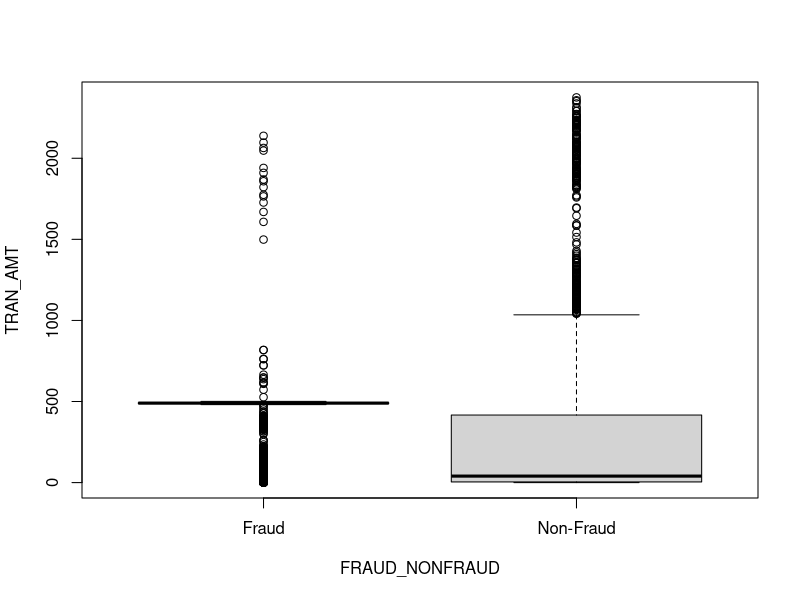
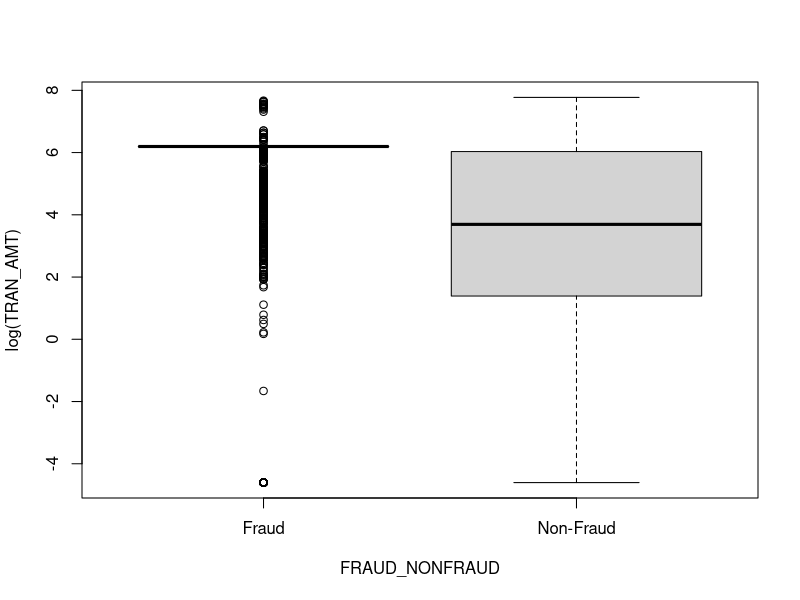
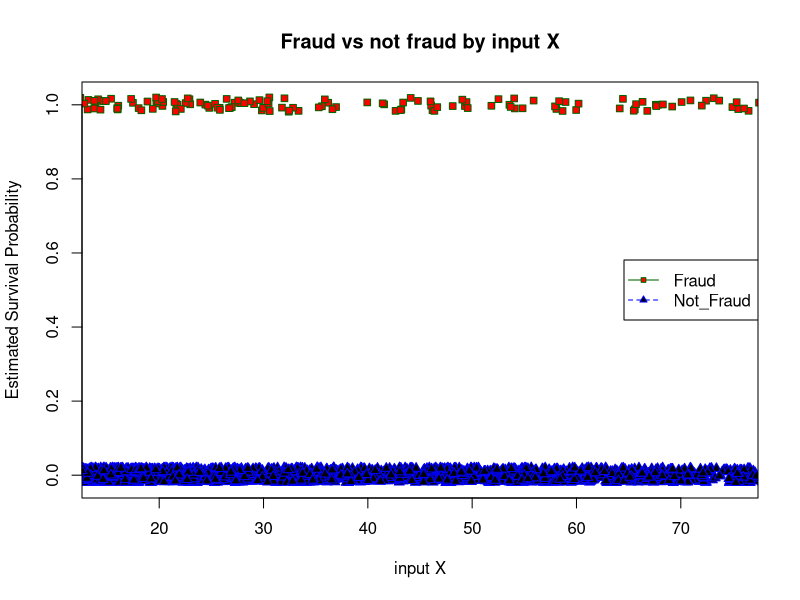
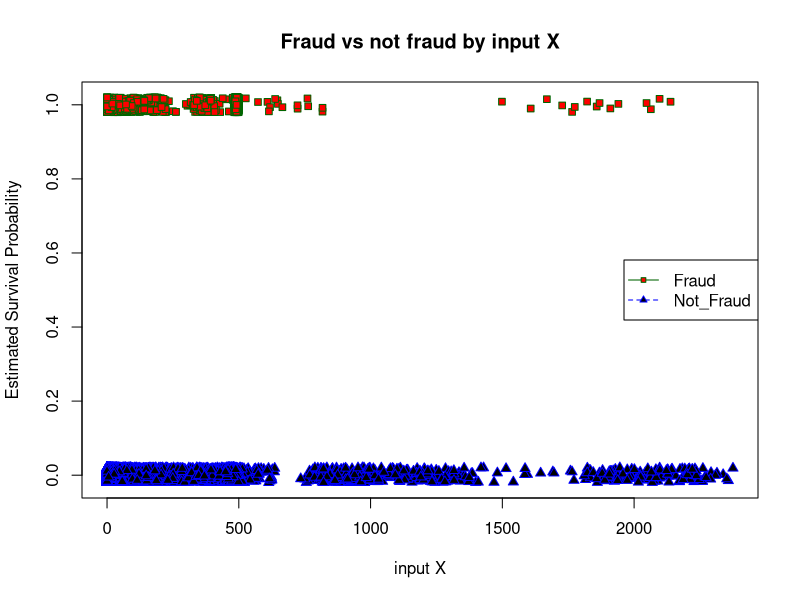
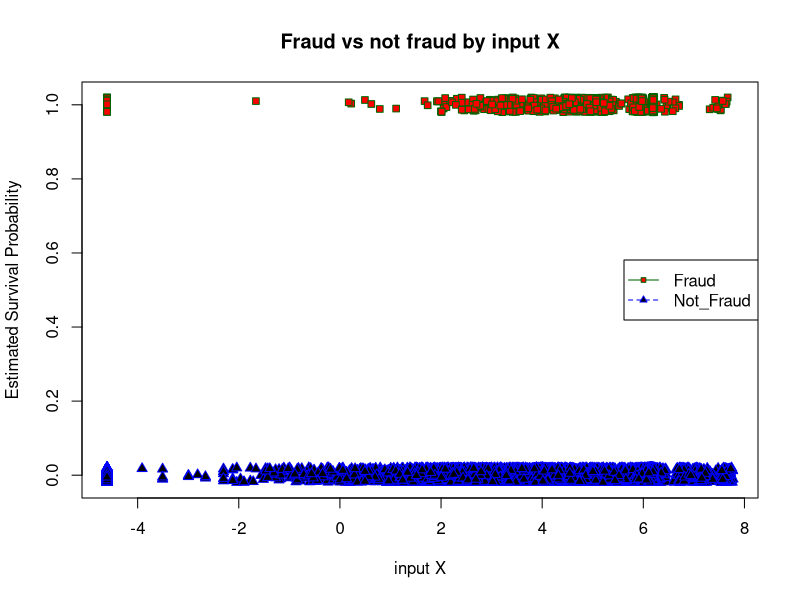
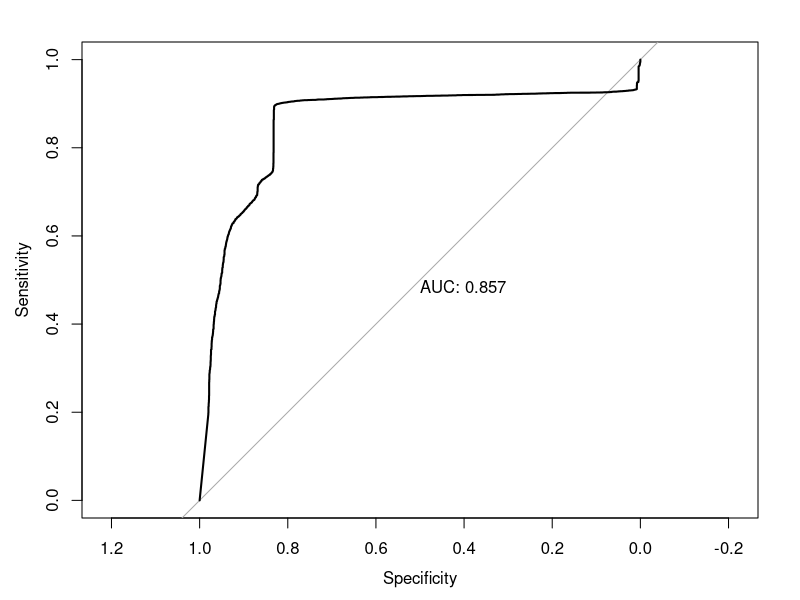

Write the R code that produced these figures, in order.
setwd("~/R_scripts/Logistic Regression")

train = read.csv("training.csv", header = TRUE)
test = read.csv("testing.csv", header = TRUE)

head(train)
head(test)
attach(train)

#Lets explore a single variable ... the rest is for you!

boxplot(TRAN_AMT~FRAUD_NONFRAUD)#This seems like a good indicator of fraud!
#Perhaps you can explain why to me

#Would a transform help?
boxplot(log(TRAN_AMT)~FRAUD_NONFRAUD)
#Maybe? he just said to run the model and see. Transformations are possible because this is skewed

# we don't care about date time variables for this project
# did a mean thing

## GRAPHICAL DISPLAY FOR PRESENTATION 
# all this is kind of a pain in the ass so he gave us the easier way below
myPointCode <- ifelse(FRAUD_NONFRAUD=="Fraud",22,24)
myPointColor <- ifelse(FRAUD_NONFRAUD=="Fraud","red","black")
myLineColor <- ifelse(FRAUD_NONFRAUD=="Fraud","dark green","blue")
survivalIndicator <- ifelse(FRAUD_NONFRAUD=="Fraud",1,0)
jFactor <- 0.1
plot(jitter(survivalIndicator,jFactor) ~ jitter(TRAN_AMT, jFactor),
     ylab="Estimated Survival Probability", xlab="input X",
     main=c("Fraud vs not fraud by input X"), xlim=c(15,75),   
     pch=myPointCode, bg=myPointColor, col=myLineColor, cex=1, lwd=1)

legend("right",legend=c("Fraud","Not_Fraud"), pch=c(22,24),
       pt.bg = c("red","black"), pt.cex=c(.7,.7), lty=c(1,2), lwd=c(1,1),
       col=c("dark green","blue"), )


sample_function = function(x,y){
  print('This is a sample function it executes the same code here everytime!')
  print('This function returns the addition of x and y that you input')
  return(x+y)
}
sample_function(2,3)

# made a function for us so we didn't have to run all the code
# he doesn't think this will be super useful for this project but maybe for other
# datasets that are so large or are betterly separated
graph_function = function(x){
  
  myPointCode <- ifelse(FRAUD_NONFRAUD=="Fraud",22,24)
  myPointColor <- ifelse(FRAUD_NONFRAUD=="Fraud","red","black")
  myLineColor <- ifelse(FRAUD_NONFRAUD=="Fraud","dark green","blue")
  survivalIndicator <- ifelse(FRAUD_NONFRAUD=="Fraud",1,0)
  jFactor <- 0.1
  plot(jitter(survivalIndicator,jFactor) ~ jitter(x, jFactor),
       ylab="Estimated Survival Probability", xlab="input X",
       main=c("Fraud vs not fraud by input X"),   
       pch=myPointCode, bg=myPointColor, col=myLineColor, cex=1, lwd=1)
  
  legend("right",legend=c("Fraud","Not_Fraud"), pch=c(22,24),
         pt.bg = c("red","black"), pt.cex=c(.7,.7), lty=c(1,2), lwd=c(1,1),
         col=c("dark green","blue"), )
}

graph_function(TRAN_AMT)
graph_function(log(TRAN_AMT) )

# a lot of variables show that they are significant so p-values won't be that helpful

#model creation and evaluation
# could use other models using this formula of general linear model
# a logistic regression function just spits out a probability
# so we need a classification criteria to split the data set
Glm1 <- glm(as.factor(FRAUD_NONFRAUD) ~ TRAN_AMT, data = train, family = binomial )
summary(Glm1)

head(Glm1$fitted.values)

Glm1.probs = predict(Glm1, newdata =  test , type = "response") 
head(Glm1.probs)
# the output is probabilities that will be categorized using the below if else

#Classification rule
# MAKE SURE THE STRING MATCHES YOUR RESPONSE VARIABLE
glm1.pred = ifelse(Glm1.probs >.5 ,"Non-Fraud","Fraud")

#Confusion matrix
t = table(glm1.pred, test$FRAUD_NONFRAUD)
print(t)
# this gives the accuracy
#but accuracy is a really bad for highly skewed data sets like this.
# could find a package or make a function to spit out prec, specificity, and such
(t[1,1]+t[2,2])/ sum(t) 

#What if we changed the criteria for classification to make it stricter
#Classification rule 2
glm1.pred2 = ifelse(Glm1.probs >.75 ,"Non-Fraud","Fraud")

#Confusion matrix
t2 = table(glm1.pred2, test$FRAUD_NONFRAUD)
print(t2)
(t2[1,1]+t2[2,2])/ sum(t2) 


#ROC curve
library(pROC)
test_roc = roc(as.factor(test$FRAUD_NONFRAUD) ~ Glm1.probs, plot = TRUE, print.auc = TRUE)

coords(test_roc, "best")
coords(test_roc, x="best", input="threshold", best.method="youden") # Same than last line
